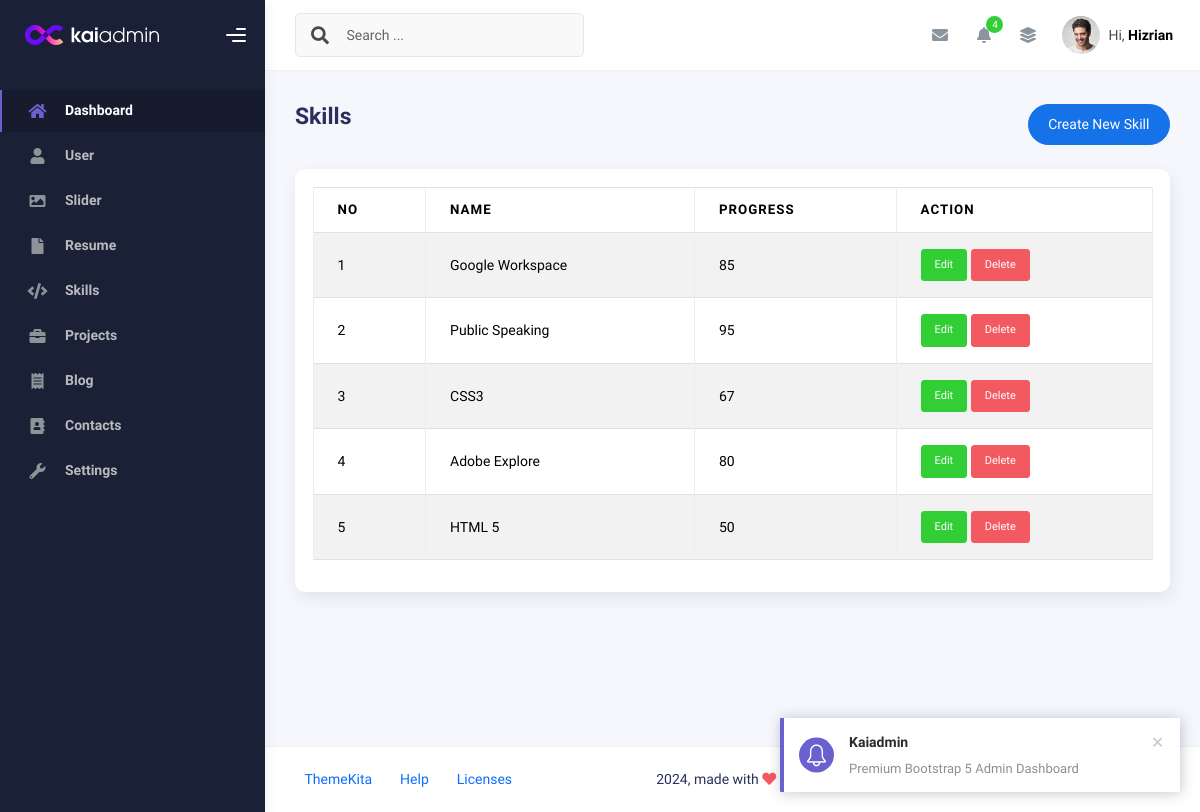
The app's page /admin/app.php?page=skills (signed in), older data.
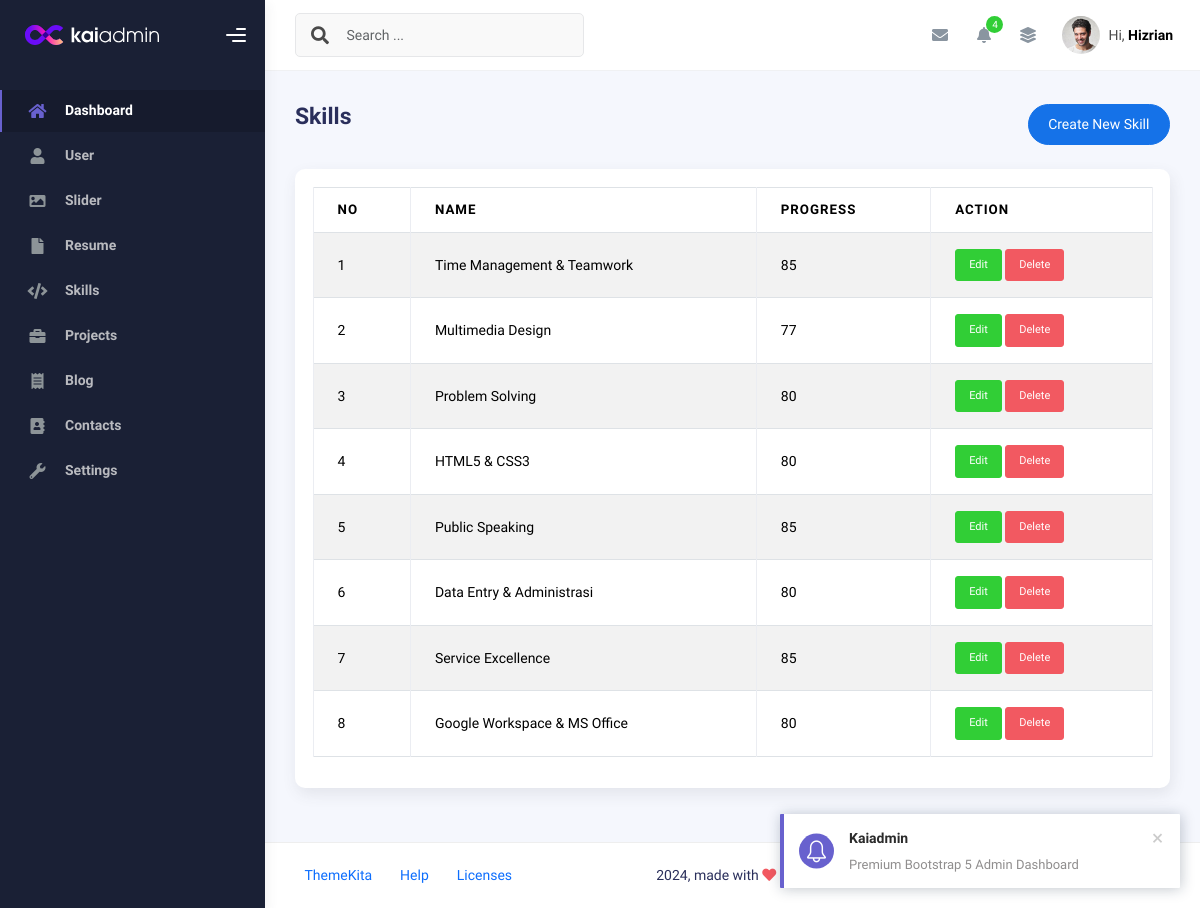
The same page, newer data.
### tables this page shows
CREATE TABLE `skills` (
  `id` int(11) NOT NULL,
  `name` varchar(50) NOT NULL,
  `progress` int(3) NOT NULL,
  `created_at` timestamp NOT NULL DEFAULT current_timestamp(),
  `updated_at` timestamp NULL DEFAULT NULL ON UPDATE current_timestamp()
);

### admin/skills.php (the view, shortened to what this page needs)
<?php
$query = mysqli_query($conn, "SELECT * FROM skills ORDER BY id DESC");
$rows = mysqli_fetch_all($query, MYSQLI_ASSOC);
?>
<div class="d-flex align-items-left align-items-md-center flex-column flex-md-row pt-2 pb-4">
  <div>
    <h3 class="fw-bold mb-3">Skills</h3>
  </div>
  <div class="ms-md-auto py-2 py-md-0">
    <a href="app.php?page=create-skills" class="btn btn-primary btn-round">Create New Skill</a>
  </div>
</div>
<div class="row">
  <div class="col-sm-6 col-md-12">
    <div class="card">
      <div class="card-body">
        <table class="table table-bordered table-striped">
          <thead>
            <tr>
              <th>No</th>
              <th>Name</th>
              <th>Progress</th>
              <th>Action</th>
            </tr>
          </thead>
          <tbody>
            <?php foreach ($rows as $index => $row): ?>
              <tr>
                <td><?php echo $index += 1 ?></td>
                <td><?php echo $row['name'] ?></td>
                <td><?php echo $row['progress'] ?></td>
                <td>
                  <a class="btn btn-success btn-sm"
                    href="app.php?page=create-skills&edit=<?php echo $row['id'] ?>">Edit</a>
                  <a onclick="return confirm('Are you sure want to delete this data?')"
                    class="btn btn-danger btn-sm"
                    href="app.php?page=skills&delete=<?php echo $row['id'] ?>">Delete</a>
                </td>
              </tr>
            <?php endforeach ?>
          </tbody>
        </table>
      </div>
    </div>
  </div>
</div>

### admin/app.php (shortened to what this page needs)
<!DOCTYPE html>
<html lang="en">
<head>
  <?php
  include "inc/css.php";
  ?>
</head>
<body>
  <div class="wrapper">
    <?php
    include "inc/sidebar.php";
    ?>
    <div class="main-panel">
      <div class="main-header">
        <?php
        include "inc/navbar.php";
        ?>
      </div>
      <div class="container">
        <div class="page-inner">
            <?php
              if(isset($_GET['page'])){
              if(file_exists($_GET['page']. '.php')){
                include $_GET['page']. '.php';
              }else{
                include 'notfound.php';
              }
              }
            ?>
        </div>
      </div>
      <footer class="footer">
        <div class="container-fluid d-flex justify-content-between">
          <nav class="pull-left">
            <ul class="nav">
              <li class="nav-item">
                <a class="nav-link" href="http://www.themekita.com">
                  ThemeKita
                </a>
              </li>
              <li class="nav-item">
                <a class="nav-link" href="#"> Help </a>
              </li>
              <li class="nav-item">
                <a class="nav-link" href="#"> Licenses </a>
              </li>
            </ul>
          </nav>
          <div class="copyright">
            2024, made with <i class="fa fa-heart heart text-danger"></i> by
            <a href="http://www.themekita.com">ThemeKita</a>
          </div>
          <div>
            <a target="_blank" href="https://themewagon.com/">ThemeWagon</a>.
          </div>
        </div>
      </footer>
    </div>
  </div>
</body>
</html>

### admin/inc/css.php (shortened to what this page needs)
<link rel="stylesheet" href="assets/kaiadmin-lite-1.2.0/assets/css/bootstrap.min.css" />
<link rel="stylesheet" href="assets/kaiadmin-lite-1.2.0/assets/css/plugins.min.css" />
<link rel="stylesheet" href="assets/kaiadmin-lite-1.2.0/assets/css/kaiadmin.min.css" />
<link rel="stylesheet" href="assets/kaiadmin-lite-1.2.0/assets/css/demo.css" />
<link href="https://cdn.datatables.net/v/dt/dt-3.0.1/datatables.min.css" rel="stylesheet">

### admin/inc/sidebar.php (shortened to what this page needs)
<div class="sidebar" data-background-color="dark">
    <div class="sidebar-logo">
        <div class="logo-header" data-background-color="dark">
            <a href="index.html" class="logo">
                <img
                    src="assets/kaiadmin-lite-1.2.0/assets/img/kaiadmin/logo_light.svg"
                    alt="navbar brand"
                    class="navbar-brand"
                    height="20" />
            </a>
            <div class="nav-toggle">
                <button class="btn btn-toggle toggle-sidebar">
                    <i class="gg-menu-right"></i>
                </button>
            </div>
        </div>
    </div>
    <div class="sidebar-wrapper scrollbar scrollbar-inner">
        <div class="sidebar-content">
            <ul class="nav nav-secondary">
                <li class="nav-item active">
                    <a
                        href="app.php?page=dashboard"
                        aria-expanded="false">
                        <i class="fas fa-home"></i>
                        <p>Dashboard</p>
                    </a>
                </li>
                <li class="nav-item">
                    <a
                        href="app.php?page=user"
                        aria-expanded="false">
                        <i class="fas fa-user"></i>
                        <p>User</p>
                    </a>
                </li>
                <li class="nav-item">
                    <a
                        href="app.php?page=sliders"
                        aria-expanded="false">
                        <i class="fa fa-image"></i>
                        <p>Slider</p>
                    </a>
                </li>
                <li class="nav-item">
                    <a
                        href="app.php?page=resume"
                        aria-expanded="false">
                        <i class="fa fa-file"></i>
                        <p>Resume</p>
                    </a>
                </li>
                <li class="nav-item">
                    <a
                        href="app.php?page=skills"
                        aria-expanded="false">
                        <i class="fa fa-code"></i>
                        <p>Skills</p>
                    </a>
                </li>
                <li class="nav-item">
                    <a
                        href="app.php?page=projects"
                        aria-expanded="false">
                        <i class="fa fa-briefcase"></i>
                        <p>Projects</p>
                    </a>
                </li>
                <li class="nav-item">
                    <a
                        href="app.php?page=blog"
                        aria-expanded="false">
                        <i class="fa fa-receipt"></i>
                        <p>Blog</p>
                    </a>
                </li>
                <li class="nav-item">
                    <a
                        href="app.php?page=contacts"
                        aria-expanded="false">
                        <i class="fa fa-address-book"></i>
                        <p>Contacts</p>
                    </a>
                </li>
                <li class="nav-item">
                    <a
                        href="app.php?page=settings"
                        aria-expanded="false">
                        <i class="fa fa-wrench"></i>
                        <p>Settings</p>
                    </a>
                </li>
            </ul>
        </div>
    </div>
</div>

### admin/inc/navbar.php (shortened to what this page needs)
<nav
    class="navbar navbar-header navbar-header-transparent navbar-expand-lg border-bottom">
    <div class="container-fluid">
        <nav
            class="navbar navbar-header-left navbar-expand-lg navbar-form nav-search p-0 d-none d-lg-flex">
            <div class="input-group">
                <div class="input-group-prepend">
                    <button type="submit" class="btn btn-search pe-1">
                        <i class="fa fa-search search-icon"></i>
                    </button>
                </div>
                <input
                    type="text"
                    placeholder="Search ..."
                    class="form-control" />
            </div>
        </nav>
        <ul class="navbar-nav topbar-nav ms-md-auto align-items-center">
            <li class="nav-item topbar-icon dropdown hidden-caret">
                <a
                    class="nav-link dropdown-toggle"
                    href="#"
                    id="messageDropdown"
                    role="button"
                    data-bs-toggle="dropdown"
                    aria-haspopup="true"
                    aria-expanded="false">
                    <i class="fa fa-envelope"></i>
                </a>
            </li>
            <li class="nav-item topbar-icon dropdown hidden-caret">
                <a
                    class="nav-link dropdown-toggle"
                    href="#"
                    id="notifDropdown"
                    role="button"
                    data-bs-toggle="dropdown"
                    aria-haspopup="true"
                    aria-expanded="false">
                    <i class="fa fa-bell"></i>
                    <span class="notification">4</span>
                </a>
            </li>
            <li class="nav-item topbar-icon dropdown hidden-caret">
                <a
                    class="nav-link"
                    data-bs-toggle="dropdown"
                    href="#"
                    aria-expanded="false">
                    <i class="fas fa-layer-group"></i>
                </a>
            </li>
            <li class="nav-item topbar-user dropdown hidden-caret">
                <a
                    class="dropdown-toggle profile-pic"
                    data-bs-toggle="dropdown"
                    href="#"
                    aria-expanded="false">
                    <div class="avatar-sm">
                        <img
                            src="assets/kaiadmin-lite-1.2.0/assets/img/profile.jpg"
                            alt="..."
                            class="avatar-img rounded-circle" />
                    </div>
                    <span class="profile-username">
                        <span class="op-7">Hi,</span>
                        <span class="fw-bold">Hizrian</span>
                    </span>
                </a>
            </li>
        </ul>
    </div>
</nav>

Row changes from the older to the newer data that the page shows:
added skills: index "1", name "Time Management & Teamwork", progress "85"
added skills: index "2", name "Multimedia Design", progress "77"
added skills: index "3", name "Problem Solving", progress "80"
changed skills: index "1" → "4"; name "Google Workspace" → "HTML5 & CSS3"; progress "85" → "80"
changed skills "Public Speaking": index "2" → "5"; progress "95" → "85"
changed skills: index "3" → "6"; name "CSS3" → "Data Entry & Administrasi"; progress "67" → "80"
changed skills: index "4" → "7"; name "Adobe Explore" → "Service Excellence"; progress "80" → "85"
changed skills: index "5" → "8"; name "HTML 5" → "Google Workspace & MS Office"; progress "50" → "80"
